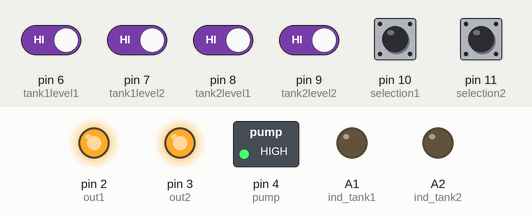
The sketch below on a simulated Arduino Uno, built with avr-gcc and run on an emulated ATmega328P. Shown: switched loads named in the sketch (green lamp = pin HIGH), output pins drawn as LEDs (lit = HIGH). The test bench sets the inputs (shaded band); at power-on: pin 6 (tank1level1), pin 7 (tank1level2), pin 8 (tank2level1), pin 9 (tank2level2), pin 10 (selection1), pin 11 (selection2) HIGH. Pins used as bus, display or sensor lines are not drawn.

Above: at 1.2 s.
1.3 s: pin 10 (selection1) pulled LOW for 0.15 s
At 1.37 s:
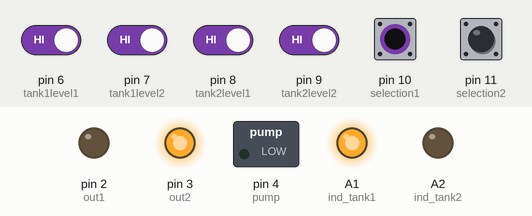
2.9 s: pin 11 (selection2) pulled LOW for 0.15 s
At 2.97 s:
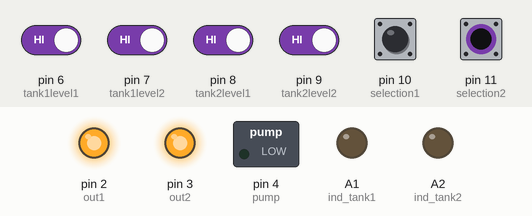
4.5 s: pin 7 (tank1level2) driven LOW and pin 10 (selection1) driven LOW
At 4.9 s:
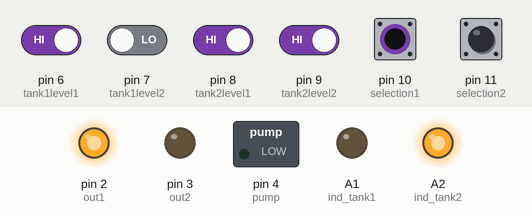
6.0 s: pin 10 (selection1) driven HIGH
At 7.2 s:
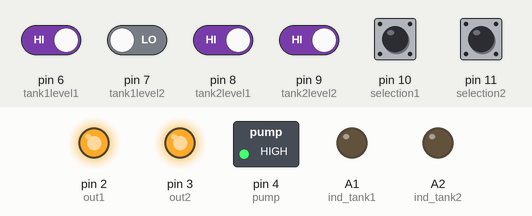
7.5 s: pin 10 (selection1) driven LOW
At 8.4 s:
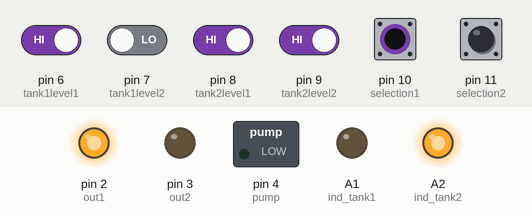
Timing chart, 0 to 10.0 s (numbered marks = the images above; inputs shaded):
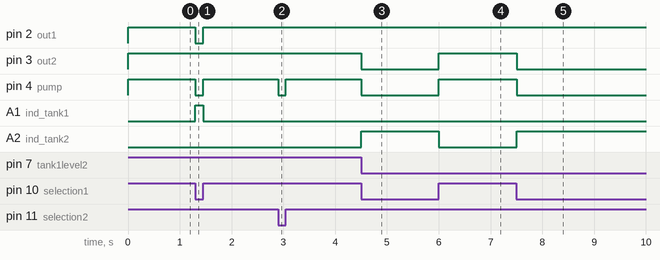

Measured:
- after the input at 1.3 s, pin 2 (out1), pin 4 (pump): HIGH → LOW at once, → HIGH 0.15 s later; A1 (ind_tank1): LOW → HIGH at once, → LOW 0.15 s later
- after the input at 2.9 s, pin 4 (pump): HIGH → LOW at once, → HIGH 0.15 s later
- after the input at 4.5 s, pin 3 (out2), pin 4 (pump): HIGH → LOW at once; A2 (ind_tank2): LOW → HIGH at once
- after the input at 6.0 s, pin 3 (out2), pin 4 (pump): LOW → HIGH at once; A2 (ind_tank2): HIGH → LOW at once
- after the input at 7.5 s, pin 3 (out2), pin 4 (pump): HIGH → LOW at once; A2 (ind_tank2): LOW → HIGH at once

The sketch:

skt_tanklevel.ino
```cpp
#define tank1level1 6
#define tank1level2 7
#define tank2level1 8
#define tank2level2 9
#define selection1 10
#define selection2 11
#define out1 2
#define out2 3
#define pump 4
#define ind_power A0
#define ind_tank1 A1
#define ind_tank2 A2
bool chk_tank1 = false, chk_tank2 = false, chk_tank1full = false, chk_tank2full = false;
void setup()
{
  for (int i = 6; i < 12; i++)
  {
    pinMode(i, INPUT_PULLUP);
  }

  pinMode(out1, OUTPUT);
  pinMode(out2, OUTPUT);
  pinMode(pump, OUTPUT);
  pinMode(ind_power, OUTPUT);
  pinMode(ind_tank1, OUTPUT);
  pinMode(ind_tank2, OUTPUT);
  digitalWrite(pump, HIGH);
  digitalWrite(out1, HIGH);
  digitalWrite(out2, HIGH);
  digitalWrite(ind_power, HIGH);
}

void loop()
{
  if (digitalRead(selection1) == LOW) // autocontrol
  {
    if ((digitalRead(tank1level2) == LOW) && (digitalRead(tank1level1) == LOW) && (chk_tank1full == false))
    {
      chk_tank1full = true;
      digitalWrite(out1, HIGH);
      digitalWrite(ind_tank1, LOW);
    }
    else if ((digitalRead(tank1level1) == HIGH) && (digitalRead(tank1level2) == HIGH) && (chk_tank1 == false))
    {
      digitalWrite(pump, LOW);
      digitalWrite(out1, LOW);
      digitalWrite(ind_tank1, HIGH);
      chk_tank1full = false;

    }
    else if ((digitalRead(tank2level2) == LOW) && (digitalRead(tank2level1) == LOW) && (chk_tank2full == false))
    {
      chk_tank2full = true;
      chk_tank1 = false;
      digitalWrite(out2, HIGH);
      digitalWrite(ind_tank2, LOW);
      digitalWrite(pump, HIGH);
    }
    else if ((digitalRead(tank2level1) == HIGH) && (digitalRead(tank2level2) == HIGH) && (digitalRead(tank1level2) == LOW) )
    {
      digitalWrite(pump, LOW);
      digitalWrite(out2, LOW);
      digitalWrite(ind_tank2, HIGH);
      chk_tank2full = false;
      chk_tank1 = true;
    }
    else if ((chk_tank1full == true) && (chk_tank2full == true))
    {
      digitalWrite(pump, HIGH);
    }

  }
  else if (digitalRead(selection2) == LOW) //manual
  {
    digitalWrite(pump, LOW);
    digitalWrite(out1, HIGH);
    digitalWrite(out2, HIGH);
  }
  else
  {
    chk_tank1full = false;
    digitalWrite(ind_tank1, LOW);
    digitalWrite(ind_tank2, LOW);
    digitalWrite(pump, HIGH);
    digitalWrite(out1, HIGH);
    digitalWrite(out2, HIGH);
  }


}
```
